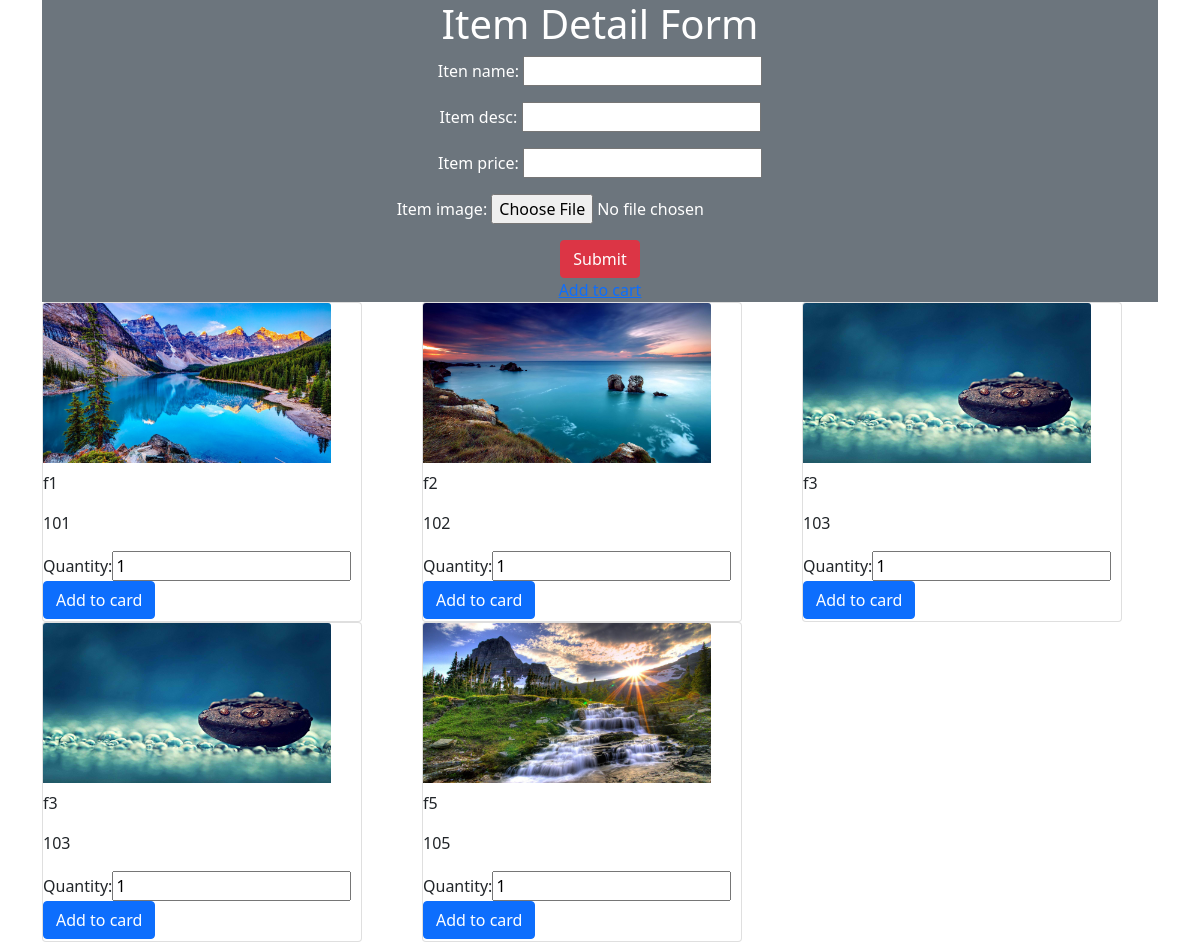
The page / on the database its author committed.
### app/models.py (models this page shows)
class ItemInfo(models.Model):
    iten_name = models.CharField(max_length=200)
    item_desc = models.CharField(max_length=200)
    item_price = models.IntegerField()
    item_image = models.ImageField(upload_to="image")

### app/views.py (the view)
# urls.py: path("",home,name="home"),
def home(request):
    if request.method=="POST":
        form = ItemInfoForm(request.POST,request.FILES)
        if form.is_valid():
            form.save()
        data = ItemInfo.objects.all()
        return render(request,'app/userform.html',{'form':form,'data':data})
    form = ItemInfoForm()
    data = ItemInfo.objects.all()
    if data:
        return render(request,'app/userform.html',{'form':form,'data':data})
    else:
        return render(request,'app/userform.html',{'form':form})

### app/forms.py
class ItemInfoForm(forms.ModelForm):
    class Meta:
        model = ItemInfo
        fields = "__all__"

### app/templates/app/userform.html (shortened to what this page needs)
<!doctype html>
<html lang="en">
  <head>
    <link href="https://cdn.jsdelivr.net/npm/bootstrap@5.0.2/dist/css/bootstrap.min.css" rel="stylesheet">
  </head>
  <body>
        <div class="container">
            <div class="text-center bg-secondary text-white">
                <h1 class="">Item Detail Form</h1>
                <form action="" method="post" enctype="multipart/form-data">
                    {{form.as_p}}
                    <button class="btn btn-danger" type="submit">Submit</button>
                </form>
                <a href="{% url 'cart' %}" >Add to cart</a>
            </div>
            <div class="row">
                {% for i in data %}
                <div class="col-sm-4 ">
                    <div class="card" style="width: 20rem; height: 20rem;">
                        <form action="{% url 'addtocard' pk=i.id %}" method="post">
                            <img src="{{i.item_image.url}}" class="card-img-top" style="width: 18rem; height: 10rem;" alt="">
                            <p class="card-text">{{i.item_desc}}</p>
                            <p class="card-text">{{i.item_price}}</p>
                            Quantity:<input type="number" name="quantity" value="1">
                            <button class="btn btn-primary">Add to card</button>
                        </form>
                    </div>
                </div>
                {% endfor %}
            </div>
        </div>
  </body>
</html>

### rows shown on the page
ItemInfo: item_image (picture), item_desc "f1", item_price "101"
ItemInfo: item_image (picture), item_desc "f2", item_price "102"
ItemInfo: item_image (picture), item_desc "f3", item_price "103"
ItemInfo: item_image (picture), item_desc "f3", item_price "103"
ItemInfo: item_image (picture), item_desc "f5", item_price "105"
